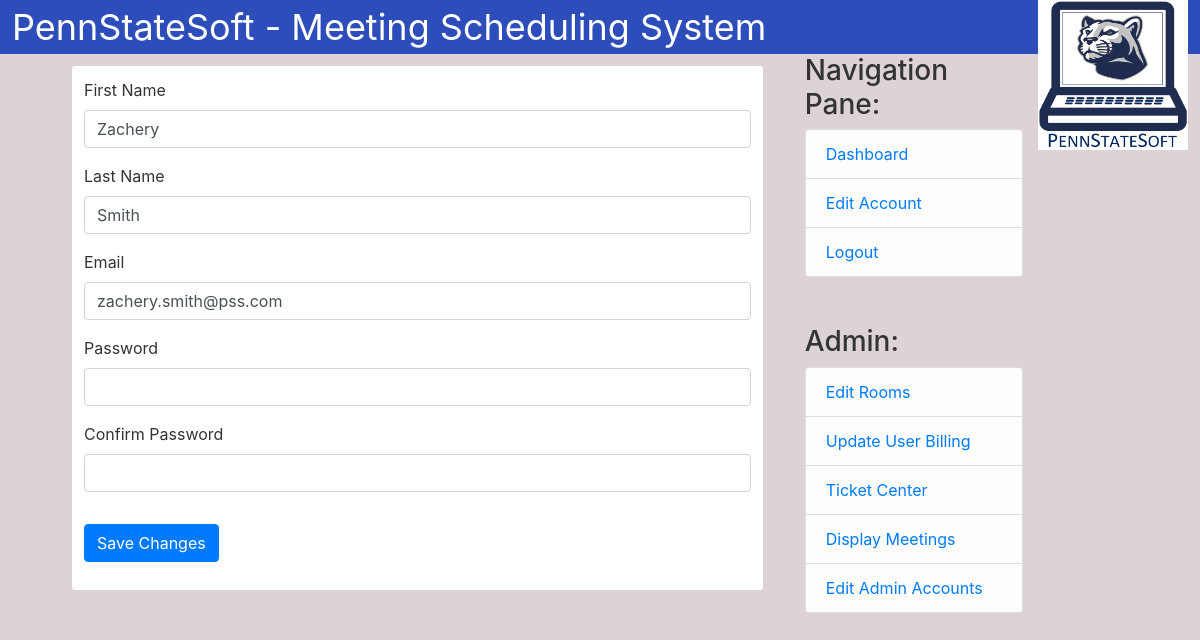
The page /Admin/EditAccount (signed in) on the database its author committed.
### mss/User/UserModels.py (models this page shows, shortened)
class User(db.Model, UserMixin):
    __tablename__ = 'user'
    id = db.Column(db.Integer, primary_key=True)
    first_name = db.Column(db.String(20), nullable=False)
    last_name = db.Column(db.String(20), nullable=False)
    email = db.Column(db.String(120), unique=True, nullable=False)
    password = db.Column(db.String(60), nullable=False)
    type = db.Column(db.String(60), nullable=False)
    __mapper_args__ = {
        'polymorphic_identity': 'user',
        'polymorphic_on': type
    }

### mss/User/UserController.py (the view)
    def decorator(*args, **kwargs):
        if not isinstance(current_user, Admin):
            return redirect(url_for('dashboard'))
        else:
            return func(*args, **kwargs)

### mss/User/UserForms.py
class EditAccountForm(FlaskForm):
    first_name = StringField('First Name', validators=[DataRequired(), Length(max=20)])
    last_name = StringField('Last Name', validators=[DataRequired(), Length(max=20)])
    email = StringField('Email', validators=[DataRequired(), Email(), Length(max=60)])
    password = PasswordField('Password', validators=[DataRequired()])
    password_confirm = PasswordField('Confirm Password', validators=[DataRequired(), EqualTo('password')])
    submit = SubmitField('Save Changes')

### mss/Routes/AdminRoutes.py (called while the page is built, shortened)
@app.route('/Admin/EditAccount', methods=['GET', 'POST'])
@login_required
@authenticate_admin
def adminEditAccount():
    form = EditAccountForm()
    if request.method == 'GET':
        user_controller.buildCreateAccountForm(current_user, form)
        return render_template('AdminEditAccount.html', form=form)

### mss/User/UserController.py (called while the page is built)
def authenticate_admin(func):
    def decorator(*args, **kwargs):
        if not isinstance(current_user, Admin):
            return redirect(url_for('dashboard'))
        else:
            return func(*args, **kwargs)
    decorator.__name__ = func.__name__
    return decorator

    def buildCreateAccountForm(self, user : "User", form: "EditAccountForm") -> None:
        form.first_name.data = user.first_name
        form.last_name.data = user.last_name
        form.email.data = user.email

### mss/User/UserModels.py (called while the page is built)
@login_manager.user_loader
def load_user(id):
    return User.query.get(int(id))

### mss/templates/AdminEditAccount.html (shortened to what this page needs)
{% extends "AdminHome.html" %}
{% block content %}
<div class="content">
    <form method="POST" action="">
        <fieldset class="form-group">
            <div class="form-group">
                {{form.first_name.label(class="form-control-label")}}
                {% if form.first_name.errors %}
                {{form.label(class="form-control-label is-invalid")}}
                <div class="invalid-feedback">
                    {% for error in form.first_name.errors %}
                    <span>{{ error }}</span>
                    {% endfor %}
                </div>
                {% else %}
                {{form.first_name(class="form-control")}}
                {% endif %}
            </div>
            <div class="form-group">
                {{form.last_name.label(class="form-control-label")}}
                {% if form.last_name.errors %}
                {{form.last_name(class="form-control is-invalid")}}
                <div class="invalid-feedback">
                    {% for error in form.last_name.errors %}
                    <span>{{ error }}</span>
                    {% endfor %}
                </div>
                {% else %}
                {{form.last_name(class="form-control")}}
                {% endif %}
            </div>
            <div class="form-group">
                {{form.email.label(class="form-control-label")}}
                {% if form.email.erorrs %}
                {{form.email(class="form-control is-invalid")}}
                <div class="invalid-feedback">
                    {% for error in form.email.errors %}
                    <span>{{ error }}</span>
                    {% endfor %}
                </div>
                {% else %}
                {{form.email(class="form-control")}}
                {% endif %}
            </div>
            <div class="form-group">
                {{form.password.label(class="form-control-label")}}
                {% if form.password.errors %}
                {{form.password(class="form-control is-invalid")}}
                <div class="invalid-feedback">
                    {% for error in form.password_confirm.errors %}
                    <span>{{ error }}</span>
                    {% endfor %}
                </div>
                {% else %}
                {{form.password(class="form-control")}}
                {% endif %}
            </div>
            <div class="form-group">
                {{form.password_confirm.label(class="form-control-label")}}
                {% if form.password_confirm.errors %}
                {{form.password_confirm(class="form-control is-invalid")}}
                <div class="invalid-feedback">
                    {% for error in form.password_confirm.errors %}
                    <span>{{ error }}</span>
                    {% endfor %}
                </div>
                {% else %}
                {{form.password_confirm(class="form-control")}}
                {% endif %}
            </div>
        </fieldset>
        <div class="form-group">
            {{form.submit(class="btn btn-primary")}}
        </div>
    </form>
</div>
{% endblock content %}

### mss/static/login.css (style rules this page uses)
body { background: #ddd3d5; color: #333333; }
.content { background: #FFFFFF; padding: 12px 12px; margin: 12px 12px; border: 2px #000000; border-radius: 3px; }

### rows shown on the page
User: first_name "Zachery", last_name "Smith", email "zachery.smith@pss.com"
